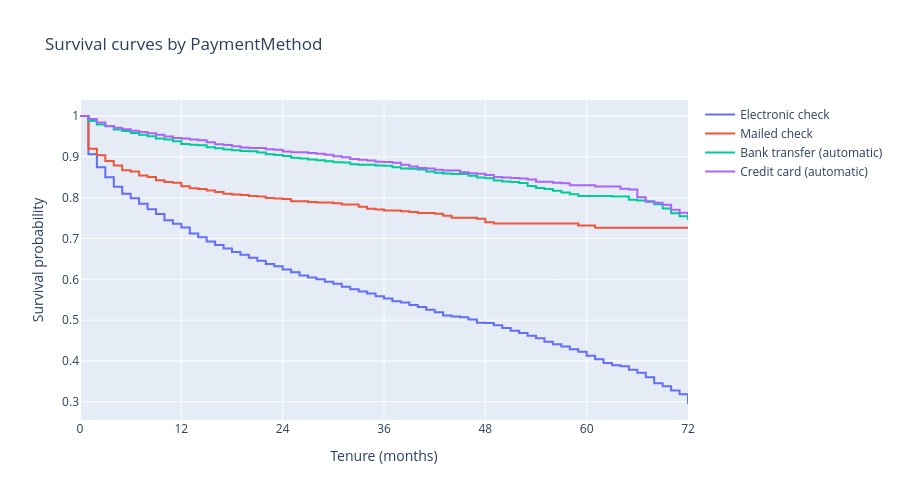

The cell this chart's notebook holds for it:
### Markdown cell above
**Findings**  
Fiber optic is clearly the least sticky of the three options here. It drops to 78% after just one year, and 70% after two years, while maintaining a relatively steep downwards trend. The runner up is DSL, with a reasonably flat curve after dropping to 87% after the first year.  
The clear winning group is users with no internet service. This remains as high as 90% after _six years_ and has the flattest curve of the three.

### Code cell
plot_kmf('PaymentMethod')
